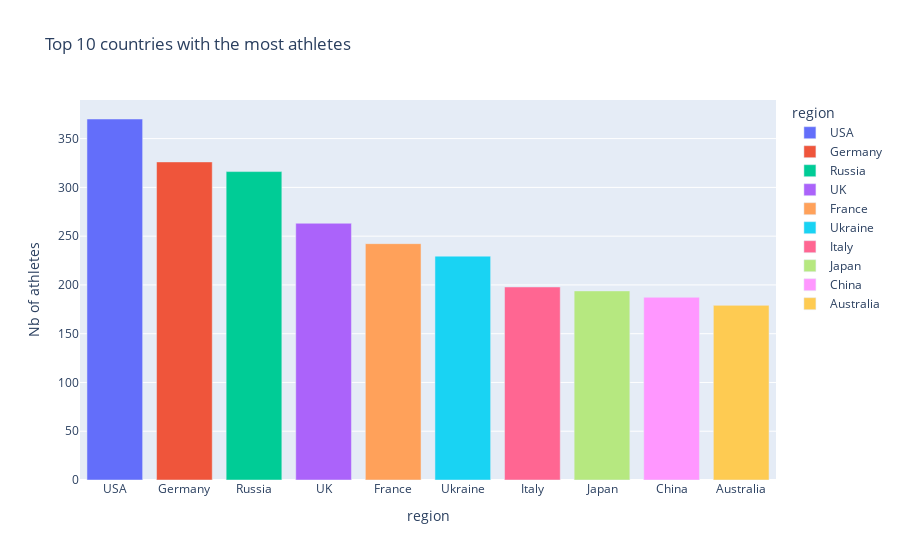

The notebook cell this image was saved under:
### Code cell
# we plot the top 10 countries with the most athletes in summer games
fig = px.bar(top_10_countries_summer, x=top_10_countries_summer.index, y="Nb of athletes", color = top_10_countries_summer.index, title="Top 10 countries with the most athletes")
fig.show()

### Figure 1 — Plotly figure (JSON) as saved in the notebook; plotly's stock layout.template omitted (floating-point values rounded to 4 significant figures)
{"data": [{"alignmentgroup": "True", "hovertemplate": "region=%{x}<br>Nb of athletes=%{y}<extra></extra>", "legendgroup": "USA", "marker": {"color": "#636efa", "pattern": {"shape": ""}}, "name": "USA", "offsetgroup": "USA", "orientation": "v", "showlegend": true, "textposition": "auto", "type": "bar", "x": ["USA"], "xaxis": "x", "y": [370.1], "yaxis": "y"}, {"alignmentgroup": "True", "hovertemplate": "region=%{x}<br>Nb of athletes=%{y}<extra></extra>", "legendgroup": "Germany", "marker": {"color": "#EF553B", "pattern": {"shape": ""}}, "name": "Germany", "offsetgroup": "Germany", "orientation": "v", "showlegend": true, "textposition": "auto", "type": "bar", "x": ["Germany"], "xaxis": "x", "y": [326.1], "yaxis": "y"}, {"alignmentgroup": "True", "hovertemplate": "region=%{x}<br>Nb of athletes=%{y}<extra></extra>", "legendgroup": "Russia", "marker": {"color": "#00cc96", "pattern": {"shape": ""}}, "name": "Russia", "offsetgroup": "Russia", "orientation": "v", "showlegend": true, "textposition": "auto", "type": "bar", "x": ["Russia"], "xaxis": "x", "y": [316.2], "yaxis": "y"}, {"alignmentgroup": "True", "hovertemplate": "region=%{x}<br>Nb of athletes=%{y}<extra></extra>", "legendgroup": "UK", "marker": {"color": "#ab63fa", "pattern": {"shape": ""}}, "name": "UK", "offsetgroup": "UK", "orientation": "v", "showlegend": true, "textposition": "auto", "type": "bar", "x": ["UK"], "xaxis": "x", "y": [263.2], "yaxis": "y"}, {"alignmentgroup": "True", "hovertemplate": "region=%{x}<br>Nb of athletes=%{y}<extra></extra>", "legendgroup": "France", "marker": {"color": "#FFA15A", "pattern": {"shape": ""}}, "name": "France", "offsetgroup": "France", "orientation": "v", "showlegend": true, "textposition": "auto", "type": "bar", "x": ["France"], "xaxis": "x", "y": [242.3], "yaxis": "y"}, {"alignmentgroup": "True", "hovertemplate": "region=%{x}<br>Nb of athletes=%{y}<extra></extra>", "legendgroup": "Ukraine", "marker": {"color": "#19d3f3", "pattern": {"shape": ""}}, "name": "Ukraine", "offsetgroup": "Ukraine", "orientation": "v", "showlegend": true, "textposition": "auto", "type": "bar", "x": ["Ukraine"], "xaxis": "x", "y": [229.5], "yaxis": "y"}, {"alignmentgroup": "True", "hovertemplate": "region=%{x}<br>Nb of athletes=%{y}<extra></extra>", "legendgroup": "Italy", "marker": {"color": "#FF6692", "pattern": {"shape": ""}}, "name": "Italy", "offsetgroup": "Italy", "orientation": "v", "showlegend": true, "textposition": "auto", "type": "bar", "x": ["Italy"], "xaxis": "x", "y": [197.9], "yaxis": "y"}, {"alignmentgroup": "True", "hovertemplate": "region=%{x}<br>Nb of athletes=%{y}<extra></extra>", "legendgroup": "Japan", "marker": {"color": "#B6E880", "pattern": {"shape": ""}}, "name": "Japan", "offsetgroup": "Japan", "orientation": "v", "showlegend": true, "textposition": "auto", "type": "bar", "x": ["Japan"], "xaxis": "x", "y": [193.9], "yaxis": "y"}, {"alignmentgroup": "True", "hovertemplate": "region=%{x}<br>Nb of athletes=%{y}<extra></extra>", "legendgroup": "China", "marker": {"color": "#FF97FF", "pattern": {"shape": ""}}, "name": "China", "offsetgroup": "China", "orientation": "v", "showlegend": true, "textposition": "auto", "type": "bar", "x": ["China"], "xaxis": "x", "y": [187.3], "yaxis": "y"}, {"alignmentgroup": "True", "hovertemplate": "region=%{x}<br>Nb of athletes=%{y}<extra></extra>", "legendgroup": "Australia", "marker": {"color": "#FECB52", "pattern": {"shape": ""}}, "name": "Australia", "offsetgroup": "Australia", "orientation": "v", "showlegend": true, "textposition": "auto", "type": "bar", "x": ["Australia"], "xaxis": "x", "y": [179.0], "yaxis": "y"}], "layout": {"barmode": "relative", "legend": {"title": {"text": "region"}, "tracegroupgap": 0}, "title": {"text": "Top 10 countries with the most athletes"}, "xaxis": {"anchor": "y", "categoryarray": ["USA", "Germany", "Russia", "UK", "France", "Ukraine", "Italy", "Japan", "China", "Australia"], "categoryorder": "array", "domain": [0, 1], "title": {"text": "region"}}, "yaxis": {"anchor": "x", "domain": [0, 1], "title": {"text": "Nb of athletes"}}}}
